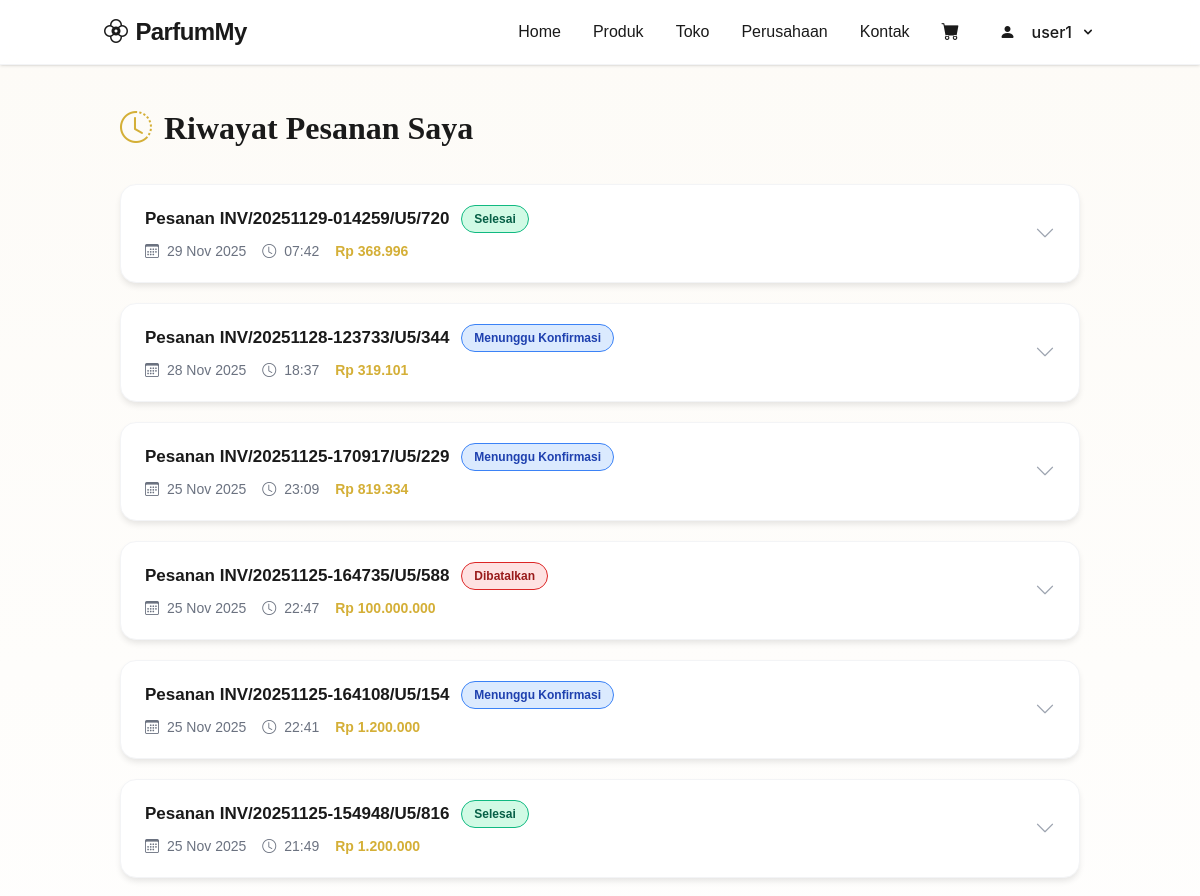
The page /orders.php (signed in, upper part) on the database as committed earlier.
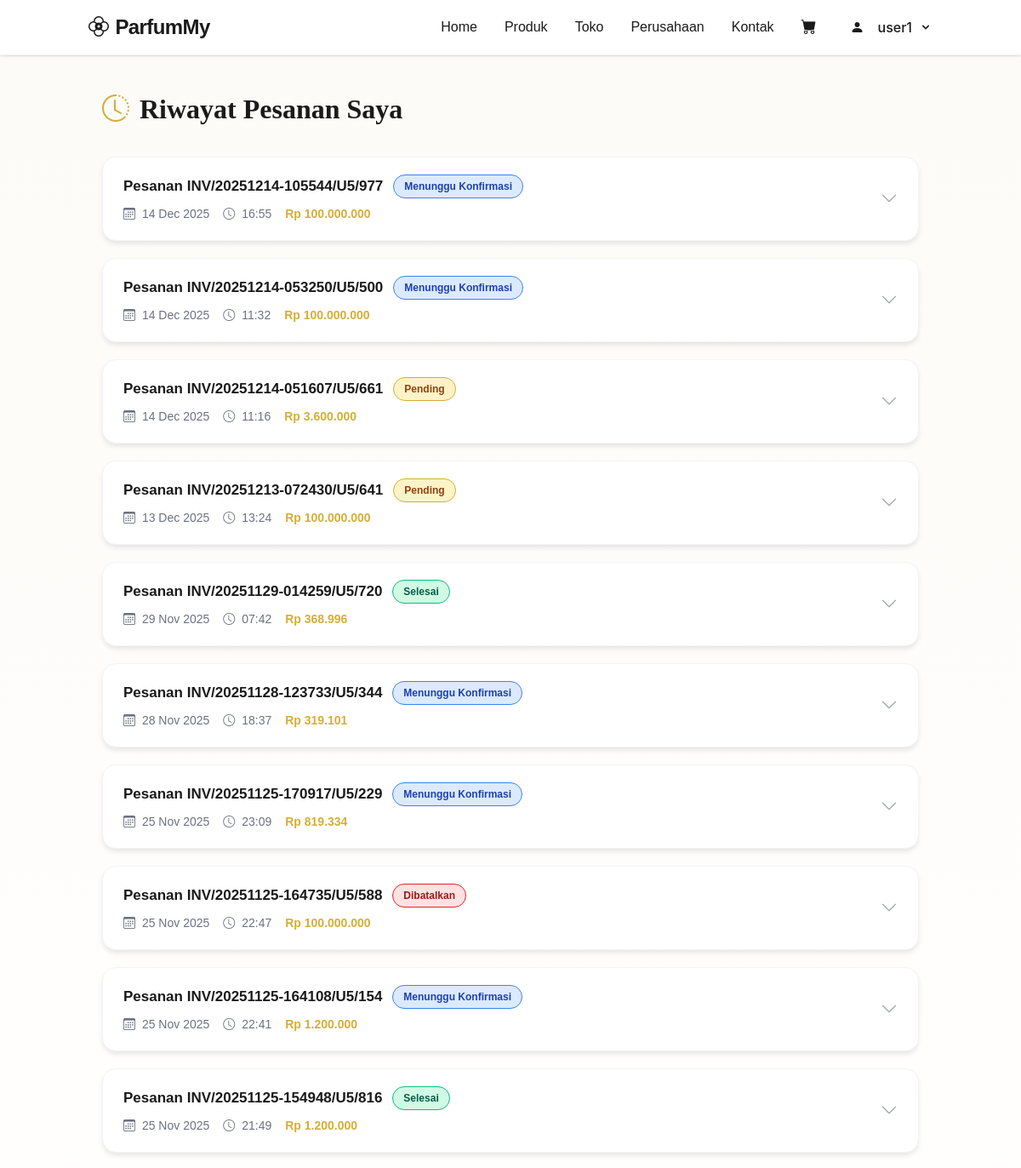
The same page on the database as committed later.
### tables this page shows
CREATE TABLE `orders` (
  `id` int(11) NOT NULL,
  `user_id` int(11) NOT NULL,
  `nomor_pesanan` varchar(100) NOT NULL,
  `nama_penerima` varchar(255) NOT NULL,
  `alamat_pengiriman` text NOT NULL,
  `telepon` varchar(20) NOT NULL,
  `total_harga` decimal(10,2) NOT NULL,
  `metode_pembayaran` varchar(50) NOT NULL,
  `status` varchar(50) NOT NULL DEFAULT 'Pending',
  `payment_proof` varchar(255) DEFAULT NULL,
  `tanggal_pesanan` datetime NOT NULL DEFAULT current_timestamp()
);

### models/DB.php (called while the page is built)
<?php
class DB {
    private $host = 'localhost';
    private $user = 'root';
    private $pass = '';
    private $dbname = 'toko_parfum';
    private $pdo;
    public function __construct() {
        $dsn = "mysql:host={$this->host};dbname={$this->dbname}";
        try {
            $this->pdo = new PDO($dsn, $this->user, $this->pass);
            $this->pdo->setAttribute(PDO::ATTR_ERRMODE, PDO::ERRMODE_EXCEPTION);
            $this->pdo->exec("SET SESSION innodb_lock_wait_timeout = 5");
        } catch (PDOException $e) {
            die("Koneksi Database Gagal: " . $e->getMessage());
        }
    }
    public function getConnection() {
        return $this->pdo;
    }
}
?>

### models/OrderManager.php (called while the page is built, shortened)
<?php
require_once __DIR__ . '/DB.php';
require_once __DIR__ . '/ParfumManager.php';
class OrderManager {
    private $conn;
    public function __construct() {
        $db = new DB();
        $this->conn = $db->getConnection();
    }
    public function getOrdersByUserId($userId) {
        $sql = "SELECT * FROM orders WHERE user_id = ? ORDER BY tanggal_pesanan DESC";
        $stmt = $this->conn->prepare($sql);
        $stmt->execute([$userId]);
        return $stmt->fetchAll(PDO::FETCH_ASSOC);
    }
}
?>

### models/ParfumManager.php (called while the page is built, shortened)
<?php
require_once __DIR__ . '/DB.php';
class ParfumManager {
    public function __construct() {
        $this->db = new DB();
    }
}
?>

### orders.php (the view, shortened to what this page needs)
<?php
require_once 'models/OrderManager.php';
$orderManager = new OrderManager();
$orders = $orderManager->getOrdersByUserId($_SESSION['user_id']);
require_once 'views/header.php';
?>
<div style="min-height: 80vh; background: linear-gradient(to bottom, #FDFBF7, white); padding: 3rem 1rem;">
    <div style="max-width: 60rem; margin: 0 auto;">
        <h1 style="font-size: 2rem; font-weight: 600; color: #1A1A1A; margin-bottom: 2rem; font-family: Georgia, serif; display: flex; align-items: center;">
            <i class="bi bi-clock-history" style="color: #D4AF37; margin-right: 0.75rem;"></i>
            Riwayat Pesanan Saya
        </h1>
        <?php if (empty($orders)): ?>
            <div style="background: white; border-radius: 1rem; padding: 4rem 2rem; text-align: center; box-shadow: 0 4px 6px -1px rgba(0, 0, 0, 0.1); border: 1px solid #F3F4F6;">
                <div style="width: 5rem; height: 5rem; background: linear-gradient(135deg, #FEF3C7, #FDE68A); border-radius: 50%; display: inline-flex; align-items: center; justify-content: center; margin-bottom: 1.5rem;">
                    <i class="bi bi-bag-x" style="font-size: 2rem; color: #D4AF37;"></i>
                </div>
                <h3 style="font-size: 1.25rem; font-weight: 600; color: #1A1A1A; margin-bottom: 0.5rem;">Belum Ada Pesanan</h3>
                <p style="color: #6B7280; margin-bottom: 2rem; font-size: 0.9375rem;">Anda belum memiliki riwayat pesanan. Mulai belanja sekarang!</p>
                <a href="products.php" style="display: inline-block; background-color: #D4AF37; color: #1A1A1A; font-weight: 600; padding: 0.75rem 2rem; border-radius: 0.5rem; text-decoration: none; transition: all 0.2s;"
                   onmouseover="this.style.backgroundColor='#B5952F';"
                   onmouseout="this.style.backgroundColor='#D4AF37';">
                    <i class="bi bi-cart-plus" style="margin-right: 0.5rem;"></i> Mulai Belanja
                </a>
            </div>
        <?php else: ?>
            <div style="display: flex; flex-direction: column; gap: 1.25rem;">
                <?php foreach ($orders as $order): ?>
                    <?php
                        $nomorPesanan = !empty($order['nomor_pesanan'] ?? null)
                            ? $order['nomor_pesanan']
                            : '#' . $order['id'];
                        $statusColors = [
                            'Pending' => ['bg' => '#FEF3C7', 'text' => '#92400E', 'border' => '#D4AF37'],
                            'Menunggu Konfirmasi' => ['bg' => '#DBEAFE', 'text' => '#1E40AF', 'border' => '#3B82F6'],
                            'Diproses' => ['bg' => '#E0E7FF', 'text' => '#3730A3', 'border' => '#6366F1'],
                            'Dikirim' => ['bg' => '#DDD6FE', 'text' => '#5B21B6', 'border' => '#8B5CF6'],
                            'Selesai' => ['bg' => '#D1FAE5', 'text' => '#065F46', 'border' => '#10B981'],
                            'Dibatalkan' => ['bg' => '#FEE2E2', 'text' => '#991B1B', 'border' => '#DC2626']
                        ];
                        $statusStyle = $statusColors[$order['status']] ?? ['bg' => '#F3F4F6', 'text' => '#1F2937', 'border' => '#9CA3AF'];
                    ?>
                    <details style="background: white; border-radius: 1rem; box-shadow: 0 4px 6px -1px rgba(0, 0, 0, 0.1); border: 1px solid #F3F4F6; overflow: hidden; transition: all 0.2s;">
                        <summary style="padding: 1.25rem 1.5rem; cursor: pointer; list-style: none; display: flex; justify-content: space-between; align-items: center; transition: all 0.2s;"
                                 onmouseover="this.style.backgroundColor='#FDFBF7';"
                                 onmouseout="this.style.backgroundColor='white';">
                            <div style="flex: 1;">
                                <div style="display: flex; align-items: center; gap: 0.75rem; flex-wrap: wrap; margin-bottom: 0.5rem;">
                                    <span style="font-weight: 600; font-size: 1.0625rem; color: #1A1A1A;">
                                        Pesanan <?php echo htmlspecialchars($nomorPesanan); ?>
                                    </span>
                                    <span style="background-color: <?php echo $statusStyle['bg']; ?>; color: <?php echo $statusStyle['text']; ?>; font-size: 0.75rem; font-weight: 600; padding: 0.25rem 0.75rem; border-radius: 9999px; border: 1px solid <?php echo $statusStyle['border']; ?>;">
                                        <?php echo htmlspecialchars($order['status']); ?>
                                    </span>
                                </div>
                                <div style="display: flex; align-items: center; gap: 1rem; flex-wrap: wrap; font-size: 0.875rem; color: #6B7280;">
                                    <span>
                                        <i class="bi bi-calendar3" style="margin-right: 0.25rem;"></i>
                                        <?php echo date('d M Y', strtotime($order['tanggal_pesanan'])); ?>
                                    </span>
                                    <span>
                                        <i class="bi bi-clock" style="margin-right: 0.25rem;"></i>
                                        <?php echo date('H:i', strtotime($order['tanggal_pesanan'])); ?>
                                    </span>
                                    <span style="font-weight: 600; color: #D4AF37;">
                                        Rp <?php echo number_format($order['total_harga'], 0, ',', '.'); ?>
                                    </span>
                                </div>
                            </div>
                            <i class="bi bi-chevron-down" style="font-size: 1.25rem; color: #9CA3AF; transition: transform 0.2s;"></i>
                        </summary>
                    </details>
                <?php endforeach; ?>
            </div>
        <?php endif; ?>
    </div>
</div>

### views/header.php (shortened to what this page needs)
<!DOCTYPE html>
<html lang="en">
<head>
    <link href="css/output.css" rel="stylesheet">
    <link href="css/bootstrap-icons.css" rel="stylesheet">
    <link rel="stylesheet" href="css/fontawesome.min.css">
</head>
<body>
<nav class="bg-white/90 backdrop-blur-md fixed top-0 w-full z-50 shadow-sm border-b border-gray-100" x-data="{ mobileMenuOpen: false, userMenuOpen: false }">
    <div class="container mx-auto px-4">
        <div class="flex items-center justify-between h-16">
            <a class="text-dark text-2xl font-bold no-underline tracking-tight flex items-center gap-2" href="index.php">
                <i class="bi bi-flower2 text-primary"></i>
                <span>ParfumMy</span>
            </a>
            <div class="hidden lg:flex items-center space-x-8">
                <a class="text-dark hover:text-primary font-medium transition no-underline" href="index.php">Home</a>
                <a class="text-dark hover:text-primary font-medium transition no-underline" href="products.php">Produk</a>
                <a class="text-dark hover:text-primary font-medium transition no-underline" href="stores.php">Toko</a>
                <a class="text-dark hover:text-primary font-medium transition no-underline" href="company.php">Perusahaan</a>
                <a class="text-dark hover:text-primary font-medium transition no-underline" href="contact.php">Kontak</a>
                <?php if (isset($_SESSION['user_id'])): ?>
                    <a href="cart.php" class="text-dark hover:text-primary transition relative no-underline">
                        <i class="bi bi-cart-fill text-lg"></i>
                    </a>
                    <div class="relative" @click.away="userMenuOpen = false">
                        <button @click="userMenuOpen = !userMenuOpen" class="text-dark hover:text-primary transition flex items-center space-x-2 font-medium">
                            <div class="w-8 h-8 rounded-full bg-secondary flex items-center justify-center text-primary">
                                <i class="bi bi-person-fill"></i>
                            </div>
                            <span><?php echo htmlspecialchars($_SESSION['username']); ?></span>
                            <svg class="w-4 h-4" fill="currentColor" viewBox="0 0 20 20">
                                <path fill-rule="evenodd" d="M5.293 7.293a1 1 0 011.414 0L10 10.586l3.293-3.293a1 1 0 111.414 1.414l-4 4a1 1 0 01-1.414 0l-4-4a1 1 0 010-1.414z" clip-rule="evenodd"/>
                            </svg>
                        </button>
                    </div>
                <?php else: ?>
                    <a href="login.php" class="px-6 py-2.5 bg-primary text-dark rounded-lg hover:bg-dark hover:text-primary transition-all duration-300 no-underline font-bold shadow-sm hover:shadow-md">Login</a>
                <?php endif; ?>
            </div>
        </div>
    </div>
</nav>

Rows that differ between the two databases and show on the page:
added orders: nomor_pesanan "INV/20251214-105544/U5/977", status "Menunggu Konfirmasi", tanggal_pesanan "14 Dec 2025", tanggal_pesanan "16:55", total_harga "100.000.000"
added orders: nomor_pesanan "INV/20251214-053250/U5/500", status "Menunggu Konfirmasi", tanggal_pesanan "14 Dec 2025", tanggal_pesanan "11:32", total_harga "100.000.000"
added orders: nomor_pesanan "INV/20251214-051607/U5/661", status "Pending", tanggal_pesanan "14 Dec 2025", tanggal_pesanan "11:16", total_harga "3.600.000"
added orders: nomor_pesanan "INV/20251213-072430/U5/641", status "Pending", tanggal_pesanan "13 Dec 2025", tanggal_pesanan "13:24", total_harga "100.000.000"
